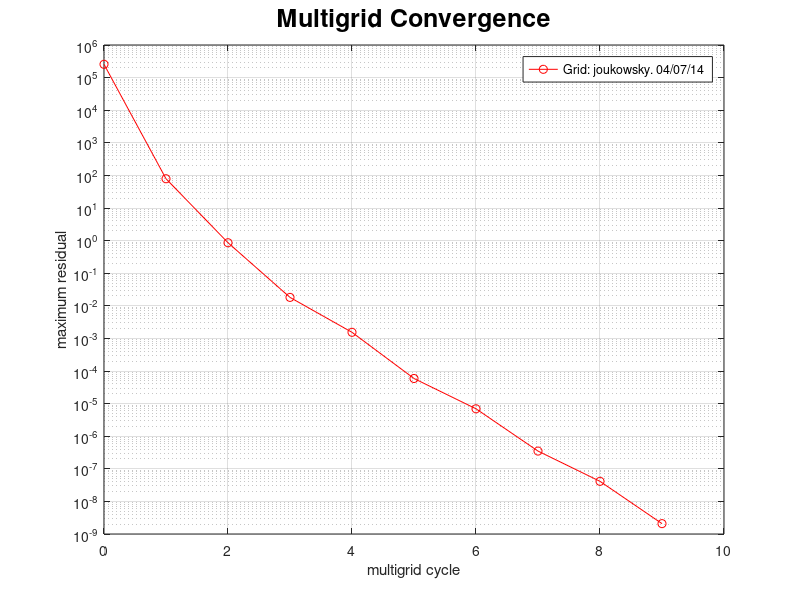

Recreate this plot in MATLAB.
t=[0 1 2 3 4 5 6 7 8 9 ];
defect=[2.556e+05 7.900e+01 8.602e-01 1.811e-02 1.538e-03 5.889e-05 6.933e-06 3.497e-07 4.125e-08 2.079e-09 ];
clf
set(gca,'FontSize',16);
plot(t,defect,'r-o');
title('Multigrid Convergence','FontSize',18);
ylabel('maximum residual');
xlabel('multigrid cycle');
set(gca,'YScale','log');
grid on
legend('Grid: joukowsky. 04/07/14','BC: DDDD+PPDI+PPDI.','Second-order accurate.','2.2e+06 points. 4 levels.','CR=0.048, ECR=0.64, W[2,1]');
% pause
% print -deps2 residual.eps


% print -depsc2 residual.eps


